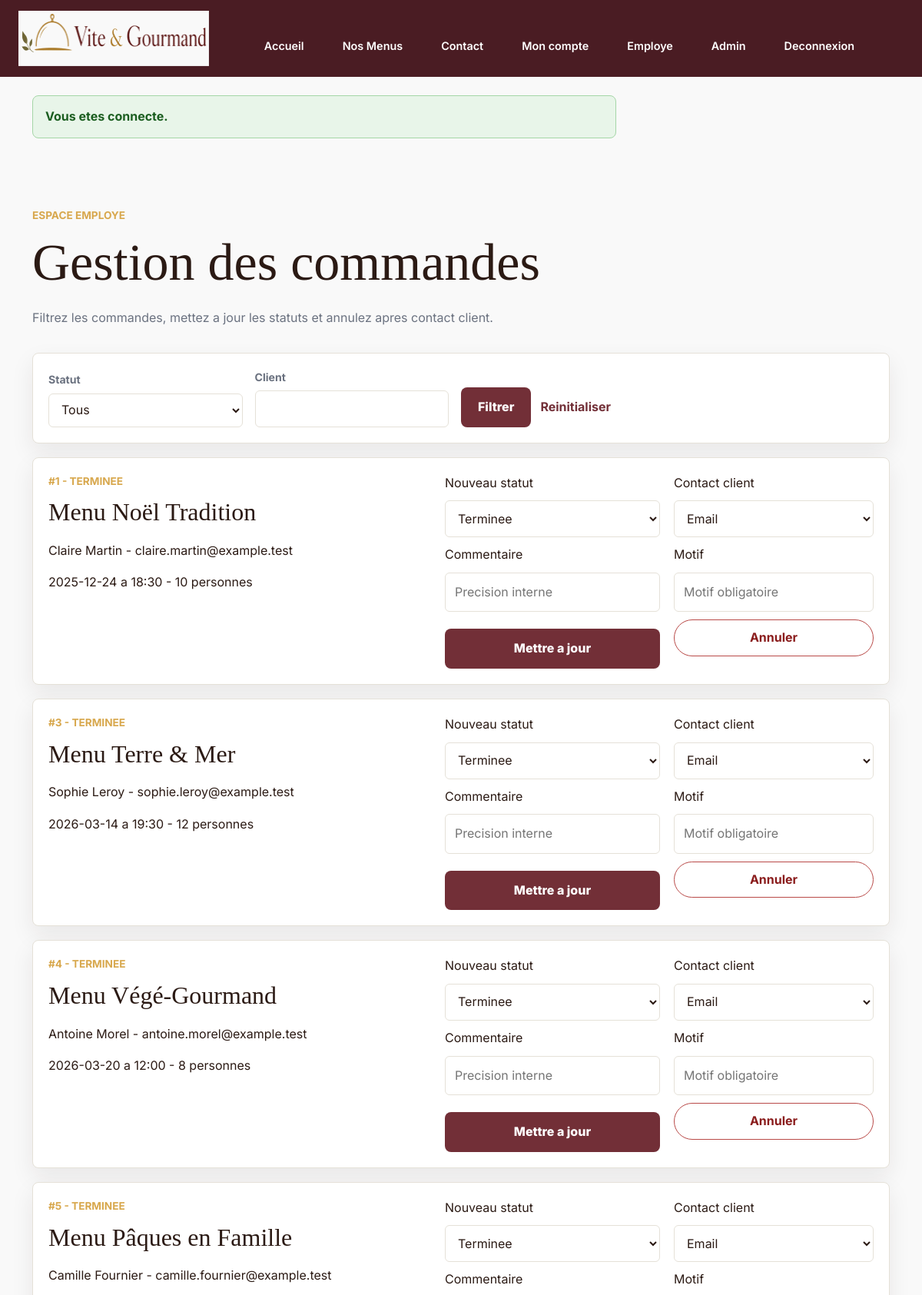
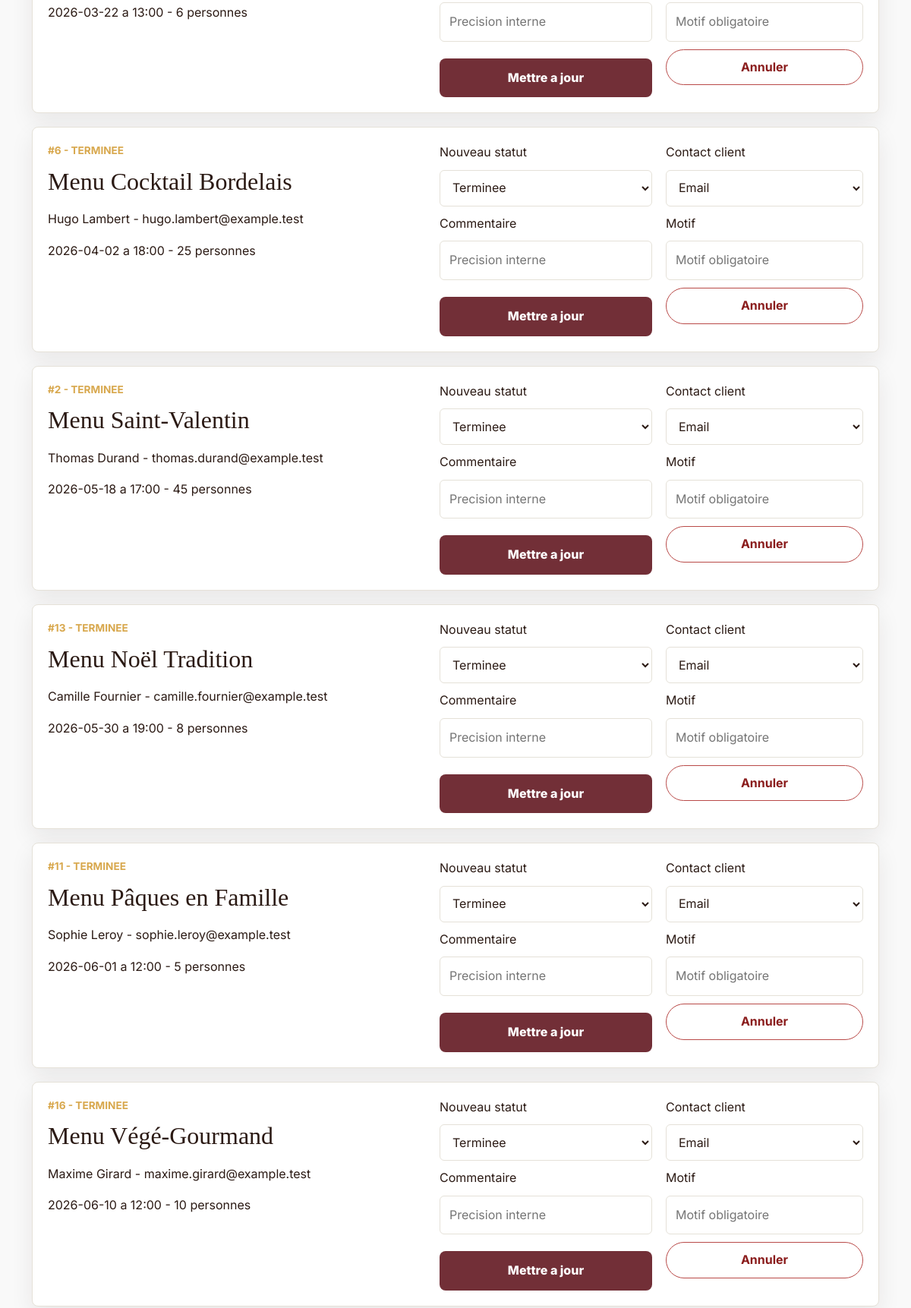
Screenshot of /employe/commandes (signed in, upper part) with the database file from the repository (2 pictures, top to bottom).
### tables this page shows
CREATE TABLE `commandes` (
    `id_commande` INT UNSIGNED NOT NULL AUTO_INCREMENT,
    `id_utilisateur` INT UNSIGNED NOT NULL,
    `id_menu` INT UNSIGNED NOT NULL,
    `date_commande` DATETIME DEFAULT CURRENT_TIMESTAMP,
    `date_prestation` DATE NOT NULL,
    `heure_livraison` TIME NOT NULL,
    `adresse_livraison` VARCHAR(255) NOT NULL,
    `ville_livraison` VARCHAR(80) NOT NULL,
    `distance_km` DECIMAL(6,2) DEFAULT 0,
    `nombre_personnes` INT UNSIGNED NOT NULL,
    `prix_menu` DECIMAL(10,2) NOT NULL,
    `remise` DECIMAL(10,2) DEFAULT 0,
    `prix_livraison` DECIMAL(10,2) DEFAULT 0,
    `prix_total` DECIMAL(10,2) NOT NULL,
    `statut_actuel` VARCHAR(40) NOT NULL DEFAULT 'en_attente',
    `materiel_prete` BOOLEAN DEFAULT FALSE,
    `materiel_retourne` BOOLEAN DEFAULT FALSE,
    `mode_contact_modification` VARCHAR(20) NULL,
    `motif_annulation` TEXT NULL,
    CONSTRAINT `pk_commandes`
        PRIMARY KEY (`id_commande`),
    INDEX `idx_commandes_id_utilisateur` (`id_utilisateur`),
    INDEX `idx_commandes_id_menu` (`id_menu`),
    INDEX `idx_commandes_statut_actuel` (`statut_actuel`),
    INDEX `idx_commandes_date_prestation` (`date_prestation`),
    CONSTRAINT `fk_commandes_utilisateurs`
        FOREIGN KEY (`id_utilisateur`)
        REFERENCES `utilisateurs` (`id_utilisateur`)
        ON DELETE RESTRICT,
    CONSTRAINT `fk_commandes_menus`
        FOREIGN KEY (`id_menu`)
        REFERENCES `menus` (`id_menu`)
        ON DELETE RESTRICT,
    CONSTRAINT `chk_commandes_distance_km`
        CHECK (`distance_km` >= 0),
    CONSTRAINT `chk_commandes_nombre_personnes`
        CHECK (`nombre_personnes` > 0),
    CONSTRAINT `chk_commandes_prix_menu`
        CHECK (`prix_menu` >= 0),
    CONSTRAINT `chk_commandes_remise`
        CHECK (`remise` >= 0),
    CONSTRAINT `chk_commandes_prix_livraison`
        CHECK (`prix_livraison` >= 0),
    CONSTRAINT `chk_commandes_prix_total`
        CHECK (`prix_total` >= 0),
    CONSTRAINT `chk_commandes_mode_contact_modification`
        CHECK (
            `mode_contact_modification` IS NULL
            OR `mode_contact_modification` IN ('gsm', 'email')
        ),
    CONSTRAINT `chk_commandes_statut_actuel`
        CHECK (
            `statut_actuel` IN (
                'en_attente',
                'acceptee',
                'en_preparation',
                'en_cours_de_livraison',
                'livre',
                'en_attente_retour_materiel',
                'terminee',
                'annulee'
            )
        )
);

CREATE TABLE `menus` (
    `id_menu` INT UNSIGNED NOT NULL AUTO_INCREMENT,
    `id_regime` INT UNSIGNED NOT NULL,
    `id_theme` INT UNSIGNED NOT NULL,
    `titre` VARCHAR(120) NOT NULL,
    `description` TEXT NOT NULL,
    `conditions` TEXT NOT NULL,
    `nombre_personnes_minimum` INT UNSIGNED NOT NULL,
    `prix_minimum` DECIMAL(10,2) NOT NULL,
    `stock_disponible` INT UNSIGNED DEFAULT 0,
    `actif` BOOLEAN DEFAULT TRUE,
    `created_at` DATETIME DEFAULT CURRENT_TIMESTAMP,
    `updated_at` DATETIME NULL,
    CONSTRAINT `pk_menus`
        PRIMARY KEY (`id_menu`),
    INDEX `idx_menus_id_regime` (`id_regime`),
    INDEX `idx_menus_id_theme` (`id_theme`),
    INDEX `idx_menus_catalogue_filters` (`actif`, `id_theme`, `id_regime`, `prix_minimum`),
    INDEX `idx_menus_nombre_personnes_minimum` (`nombre_personnes_minimum`),
    CONSTRAINT `fk_menus_regimes`
        FOREIGN KEY (`id_regime`)
        REFERENCES `regimes` (`id_regime`)
        ON DELETE RESTRICT,
    CONSTRAINT `fk_menus_themes`
        FOREIGN KEY (`id_theme`)
        REFERENCES `themes` (`id_theme`)
        ON DELETE RESTRICT,
    CONSTRAINT `chk_menus_nombre_personnes_minimum`
        CHECK (`nombre_personnes_minimum` > 0),
    CONSTRAINT `chk_menus_prix_minimum`
        CHECK (`prix_minimum` >= 0),
    CONSTRAINT `chk_menus_stock_disponible`
        CHECK (`stock_disponible` >= 0)
);

CREATE TABLE `utilisateurs` (
    `id_utilisateur` INT UNSIGNED NOT NULL AUTO_INCREMENT,
    `id_role` INT UNSIGNED NOT NULL,
    `email` VARCHAR(120) NOT NULL,
    `password_hash` VARCHAR(255) NOT NULL,
    `nom` VARCHAR(80) NOT NULL,
    `prenom` VARCHAR(80) NOT NULL,
    `telephone` VARCHAR(30) NOT NULL,
    `adresse_postale` VARCHAR(255) NOT NULL,
    `ville` VARCHAR(80) NOT NULL,
    `pays` VARCHAR(80) DEFAULT 'France',
    `actif` BOOLEAN DEFAULT TRUE,
    `created_at` DATETIME DEFAULT CURRENT_TIMESTAMP,
    `updated_at` DATETIME NULL,
    CONSTRAINT `pk_utilisateurs`
        PRIMARY KEY (`id_utilisateur`),
    CONSTRAINT `uq_utilisateurs_email`
        UNIQUE (`email`),
    INDEX `idx_utilisateurs_id_role` (`id_role`),
    CONSTRAINT `fk_utilisateurs_roles`
        FOREIGN KEY (`id_role`)
        REFERENCES `roles` (`id_role`)
        ON DELETE RESTRICT
);

### app/Core/BaseController.php (called while the page is built, shortened)
<?php
abstract class BaseController
{
    protected function view(string $view, array $data = []): void
    {
        $layoutPath = dirname(__DIR__) . '/Views/layouts/main.php';
        extract($data, EXTR_SKIP);
        require $layoutPath;
    }
    protected function e(mixed $value): string
    {
        return Security::escape($value);
    }
}

### app/Controllers/OrderController.php (called while the page is built, shortened)
<?php
final class OrderController extends BaseController
{
    public function employeeIndex(): void
    {
        $orderModel = new OrderModel();
        $filters = [
            'status' => Input::getString('status'),
            'customer' => Input::getString('customer'),
        ];
        $this->view('employee/orders', [
            'pageTitle' => 'Commandes employe - Vite & Gourmand',
            'orders' => $orderModel->findAll($filters),
            'statusLabels' => $orderModel->statusLabels(),
            'filters' => $filters,
        ]);
    }
}

### public/index.php (called while the page is built, shortened)
<?php
$router = new Router();
$router->dispatch(
    $_SERVER['REQUEST_METHOD'] ?? 'GET',
    parse_url($_SERVER['REQUEST_URI'] ?? '/', PHP_URL_PATH) ?: '/'
);

### app/Core/Security.php (called while the page is built, shortened)
<?php
final class Security
{
    public static function escape(mixed $value): string
    {
        return htmlspecialchars((string) $value, ENT_QUOTES | ENT_SUBSTITUTE, 'UTF-8');
    }
}

### config/database.php (called while the page is built, shortened)
<?php
return [
    'default' => getenv('DB_CONNECTION') ?: 'mysql',
    'connections' => [
        'mysql' => [
            'driver' => 'mysql',
            'host' => getenv('DB_HOST') ?: 'localhost',
            'port' => getenv('DB_PORT') ?: '3306',
            'database' => getenv('DB_NAME') ?: 'vite_gourmand',
            'username' => getenv('DB_USER') ?: 'root',
            'password' => getenv('DB_PASSWORD') ?: '',
            'charset' => 'utf8mb4',
            'options' => [
                \PDO::ATTR_ERRMODE => \PDO::ERRMODE_EXCEPTION,
                \PDO::ATTR_DEFAULT_FETCH_MODE => \PDO::FETCH_ASSOC,
                \PDO::ATTR_EMULATE_PREPARES => false,
                \PDO::ATTR_STRINGIFY_FETCHES => false,
                \PDO::ATTR_PERSISTENT => false,
            ],
        ],
    ],
];

### app/Core/Database.php (called while the page is built, shortened)
<?php
final class Database
{
    public function getConnection(): PDO
    {
        $config = $this->config ?: require dirname(__DIR__, 2) . '/config/database.php';
        $mysql = $config['connections']['mysql'];
        $dsn = sprintf(
            'mysql:host=%s;port=%s;dbname=%s;charset=%s',
            $mysql['host'],
            $mysql['port'],
            $mysql['database'],
            $mysql['charset']
        );
        $this->connection = new PDO(
            $dsn,
            $mysql['username'],
            $mysql['password'],
            $mysql['options']
        );
        return $this->connection;
    }
}

### app/Core/BaseModel.php (called while the page is built, shortened)
<?php
abstract class BaseModel
{
    protected function pdo(): PDO
    {
        $this->database ??= new Database();
        return $this->database->getConnection();
    }
}

### app/Models/OrderModel.php (called while the page is built, shortened)
<?php
final class OrderModel extends BaseModel
{
    public function findAll(array $filters = []): array
    {
        $conditions = [];
        $parameters = [];
        $whereClause = $conditions === [] ? '' : 'WHERE ' . implode(' AND ', $conditions);
        $sql = <<<SQL
            SELECT
                c.*,
                m.titre AS menu_titre,
                u.email AS client_email,
                u.nom AS client_nom,
                u.prenom AS client_prenom
            FROM commandes c
            INNER JOIN menus m ON m.id_menu = c.id_menu
            INNER JOIN utilisateurs u ON u.id_utilisateur = c.id_utilisateur
            {$whereClause}
            ORDER BY c.date_prestation ASC, c.heure_livraison ASC, c.id_commande ASC
        SQL;
        $statement = $this->pdo()->prepare($sql);
        $statement->execute($parameters);
        return $statement->fetchAll();
    }
}

### app/Views/employee/orders.php (the view, shortened to what this page needs)
<section class="page-section">
    <div class="container">
        <div class="section-heading">
            <p class="section-kicker">Espace employe</p>
            <h1>Gestion des commandes</h1>
            <p class="muted-text">Filtrez les commandes, mettez a jour les statuts et annulez apres contact client.</p>
        </div>
        <form class="menu-filters" action="/employe/commandes" method="get">
            <div>
                <label for="status">Statut</label>
                <select id="status" name="status">
                    <option value="">Tous</option>
                </select>
            </div>
            <div>
                <label for="customer">Client</label>
                <input id="customer" name="customer" type="search" value="<?= $this->e($filters['customer']) ?>">
            </div>
            <div class="menu-filters-actions">
                <button class="primary-link" type="submit">Filtrer</button>
                <a class="secondary-link" href="/employe/commandes">Reinitialiser</a>
            </div>
        </form>
        <div class="employee-order-list">
            <?php foreach ($orders as $order): ?>
                <article class="employee-order-card">
                    <div>
                        <p class="section-kicker">#<?= (int) $order['id_commande'] ?> - <?= $this->e($statusLabels[$order['statut_actuel']] ?? $order['statut_actuel']) ?></p>
                        <h2><?= $this->e($order['menu_titre']) ?></h2>
                        <p><?= $this->e($order['client_prenom']) ?> <?= $this->e($order['client_nom']) ?> - <?= $this->e($order['client_email']) ?></p>
                        <p><?= $this->e($order['date_prestation']) ?> a <?= $this->e(substr((string) $order['heure_livraison'], 0, 5)) ?> - <?= (int) $order['nombre_personnes'] ?> personnes</p>
                    </div>
                    <form action="/employe/commandes/<?= (int) $order['id_commande'] ?>/statut" method="post" class="employee-action-form">
                        <label for="statut-<?= (int) $order['id_commande'] ?>">Nouveau statut</label>
                        <select id="statut-<?= (int) $order['id_commande'] ?>" name="statut">
                            <?php foreach ($statusLabels as $value => $label): ?>
                                <option value="<?= $this->e($value) ?>" <?= $order['statut_actuel'] === $value ? 'selected' : '' ?>><?= $this->e($label) ?></option>
                            <?php endforeach; ?>
                        </select>
                        <label for="commentaire-<?= (int) $order['id_commande'] ?>">Commentaire</label>
                        <input id="commentaire-<?= (int) $order['id_commande'] ?>" name="commentaire" type="text" placeholder="Precision interne">
                        <button class="primary-link" type="submit">Mettre a jour</button>
                    </form>
                    <form action="/employe/commandes/<?= (int) $order['id_commande'] ?>/annuler" method="post" class="employee-action-form">
                        <label for="mode-<?= (int) $order['id_commande'] ?>">Contact client</label>
                        <select id="mode-<?= (int) $order['id_commande'] ?>" name="mode_contact_modification">
                            <option value="email">Email</option>
                        </select>
                        <label for="motif-<?= (int) $order['id_commande'] ?>">Motif</label>
                        <input id="motif-<?= (int) $order['id_commande'] ?>" name="motif_annulation" type="text" placeholder="Motif obligatoire">
                        <button class="secondary-button" type="submit">Annuler</button>
                    </form>
                </article>
            <?php endforeach; ?>
        </div>
    </div>
</section>

### app/Core/Router.php (shortened to what this page needs)
<?php
final class Router
{
    private array $routes = [];
    public function dispatch(string $method, string $path): void
    {
        $method = strtoupper($method);
        $path = $this->normalizePath($path);
        foreach ($this->routes[$method] ?? [] as $route) {
            if (preg_match($route['pattern'], $path, $matches) !== 1) {
                continue;
            }
            $parameters = [];
            $this->callHandler($route['handler'], $parameters);
            return;
        }
    }
    private function callHandler(array $handler, array $parameters = []): void
    {
        [$controllerClass, $action] = $handler;
        $controller = new $controllerClass();
        $controller->{$action}(...$parameters);
    }
    private function addRoute(string $method, string $path, array $handler, array $middlewares = []): void
    {
        $normalizedPath = $this->normalizePath($path);
        $this->routes[strtoupper($method)][] = [
            'path' => $normalizedPath,
            'pattern' => $this->compilePattern($normalizedPath),
            'parameters' => $this->extractParameterNames($normalizedPath),
            'handler' => $handler,
            'middlewares' => $middlewares,
        ];
    }
    private function normalizePath(string $path): string
    {
        $normalizedPath = '/' . trim($path, '/');
        return $normalizedPath === '/' ? '/' : rtrim($normalizedPath, '/');
    }
    private function compilePattern(string $path): string
    {
        $pattern = preg_replace('#\{([a-zA-Z_][a-zA-Z0-9_]*)\}#', '(?P<$1>[^/]+)', $path);
        return '#^' . $pattern . '$#';
    }
    private function extractParameterNames(string $path): array
    {
        preg_match_all('#\{([a-zA-Z_][a-zA-Z0-9_]*)\}#', $path, $matches);
        return $matches[1] ?? [];
    }
}

### rows the page displays
commandes: id_commande "1", statut_actuel "TERMINEE", id_menu.titre "Menu Noël Tradition", id_utilisateur.prenom "Claire", id_utilisateur.nom "Martin", id_utilisateur.email "claire.martin@example.test", date_prestation "2025-12-24", heure_livraison "18:30", nombre_personnes "10", statut "Terminee", mode_contact_modification "Email"
commandes: id_commande "3", statut_actuel "TERMINEE", id_menu.titre "Menu Terre & Mer", id_utilisateur.prenom "Sophie", id_utilisateur.nom "Leroy", id_utilisateur.email "sophie.leroy@example.test", date_prestation "2026-03-14", heure_livraison "19:30", nombre_personnes "12", statut "Terminee", mode_contact_modification "Email"
commandes: id_commande "4", statut_actuel "TERMINEE", id_menu.titre "Menu Végé-Gourmand", id_utilisateur.prenom "Antoine", id_utilisateur.nom "Morel", id_utilisateur.email "antoine.morel@example.test", date_prestation "2026-03-20", heure_livraison "12:00", nombre_personnes "8", statut "Terminee", mode_contact_modification "Email"
commandes: id_commande "5", statut_actuel "TERMINEE", id_menu.titre "Menu Pâques en Famille", id_utilisateur.prenom "Camille", id_utilisateur.nom "Fournier", id_utilisateur.email "camille.fournier@example.test", date_prestation "2026-03-22", heure_livraison "13:00", nombre_personnes "6", statut "Terminee", mode_contact_modification "Email"
commandes: id_commande "6", statut_actuel "TERMINEE", id_menu.titre "Menu Cocktail Bordelais", id_utilisateur.prenom "Hugo", id_utilisateur.nom "Lambert", id_utilisateur.email "hugo.lambert@example.test", date_prestation "2026-04-02", heure_livraison "18:00", nombre_personnes "25", statut "Terminee", mode_contact_modification "Email"
commandes: id_commande "2", statut_actuel "TERMINEE", id_menu.titre "Menu Saint-Valentin", id_utilisateur.prenom "Thomas", id_utilisateur.nom "Durand", id_utilisateur.email "thomas.durand@example.test", date_prestation "2026-05-18", heure_livraison "17:00", nombre_personnes "45", statut "Terminee", mode_contact_modification "Email"
commandes: id_commande "13", statut_actuel "TERMINEE", id_menu.titre "Menu Noël Tradition", id_utilisateur.prenom "Camille", id_utilisateur.nom "Fournier", id_utilisateur.email "camille.fournier@example.test", date_prestation "2026-05-30", heure_livraison "19:00", nombre_personnes "8", statut "Terminee", mode_contact_modification "Email"
commandes: id_commande "11", statut_actuel "TERMINEE", id_menu.titre "Menu Pâques en Famille", id_utilisateur.prenom "Sophie", id_utilisateur.nom "Leroy", id_utilisateur.email "sophie.leroy@example.test", date_prestation "2026-06-01", heure_livraison "12:00", nombre_personnes "5", statut "Terminee", mode_contact_modification "Email"
commandes: id_commande "16", statut_actuel "TERMINEE", id_menu.titre "Menu Végé-Gourmand", id_utilisateur.prenom "Maxime", id_utilisateur.nom "Girard", id_utilisateur.email "maxime.girard@example.test", date_prestation "2026-06-10", heure_livraison "12:00", nombre_personnes "10", statut "Terminee", mode_contact_modification "Email"
